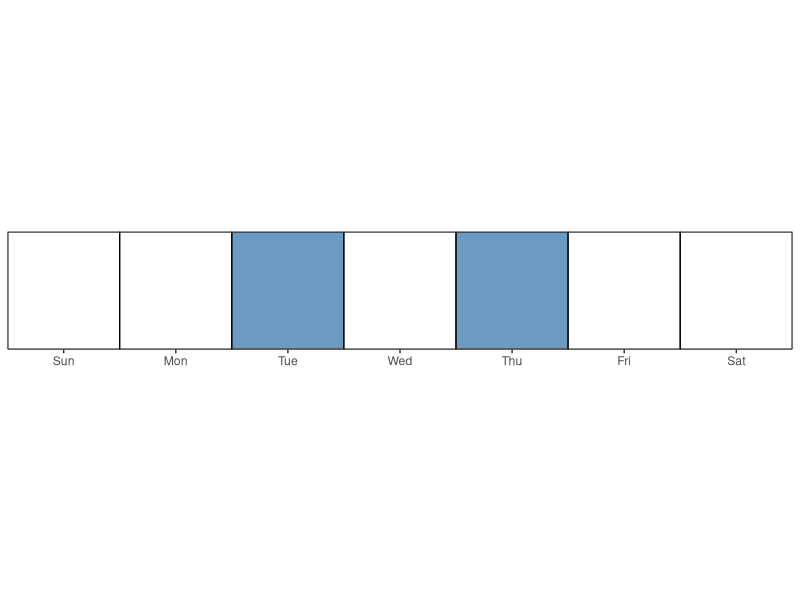
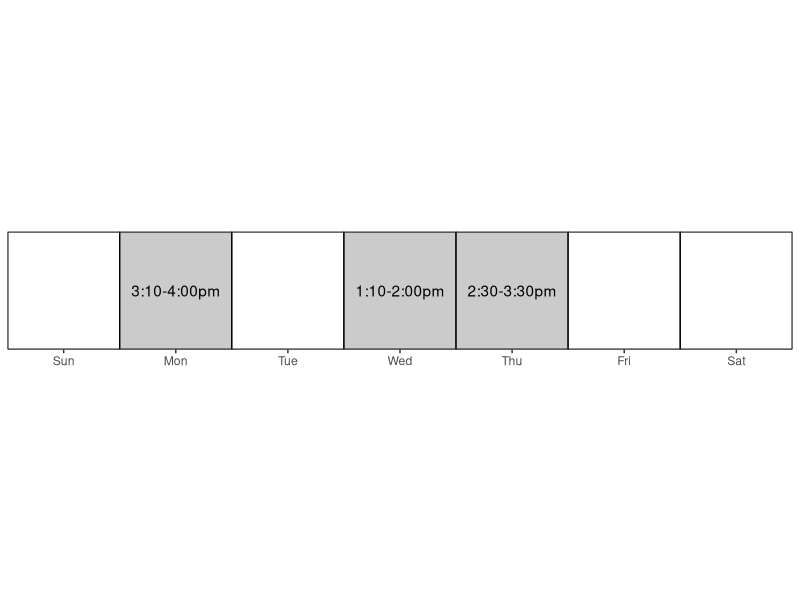
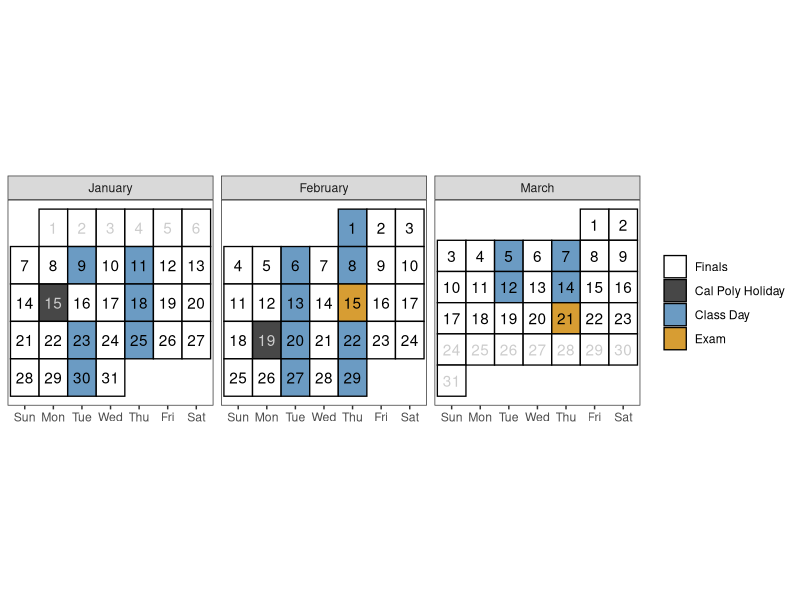

Write R code to recreate these figures, in order.
## ---- chunk 1
#| include: false
library(tidyverse)

# Create a calendar for your syllabus ----
# Source: http://svmiller.com/blog/2020/08/a-ggplot-calendar-for-your-semester/
# Format: YYYYMMDD

# What are the full dates of the semester?
semester_dates <- seq(ymd(20240107), ymd(20240323), by = 1)

# Weekday(s) of class
class_wdays <- c("Tue", "Thu")

# Breaks
not_here_dates <- c(
  ymd("20240115"),
  ymd("20240219")
  # Break
  # seq(ymd(20221017), ymd(20221018), by = 1)
  )

# Dates of Exams
exam_dates <- c(ymd(20240215), 
                ymd(20240321)
                )
finals_week <- seq(ymd(20240318), ymd(20240323), by = 1)

# Custom function for treating the first day of the month as the first week 
# of the month up until the first Sunday 
# (unless Sunday was the start of the month)
wom <- function(date) {
    first <- wday(as.Date(paste(year(date), month(date), 1, sep = "-")))
    return((mday(date) + (first - 2)) %/% 7 + 1)
}

# Create a data frame of dates, assign to Cal
Cal <- tibble(date = seq(ymd(20240101), ymd(20240331), by = 1))  |> 
  mutate(mon      = lubridate::month(date, label = T, abbr = F),
         wkdy     = weekdays(date, abbreviate = T),
         wkdy     = fct_relevel(wkdy, "Sun", "Mon", "Tue", "Wed", "Thu","Fri", "Sat"), # make sure Sunday comes first
         semester = date %in% semester_dates, 
         # project = date %in% project_dates,
         exams    = date %in% exam_dates, # is it an exam?
         not_here = date %in% not_here_dates, # is it a day off?
         exam_wk  = date %in% finals_week,
         day      = lubridate::mday(date), 
         week     = wom(date)
         ) |> 
  mutate(category = case_when(# project ~ "Project",
                              exams ~ "Exam",
                              not_here ~ "Cal Poly Holiday",
                              wkdy %in% class_wdays & !not_here & !exam_wk & date != "2024-01-16" & date %in% semester_dates ~ "Class Day",
                              semester ~ "Finals",
                              TRUE ~ "NA")
         )

class_cal <- Cal |> 
  ggplot(aes(wkdy, week)) +
  theme_bw() +
  theme(aspect.ratio = 1, 
        panel.grid.major.x = element_blank(),
        legend.position = "right",
        legend.title = element_blank(),
        axis.title.y = element_blank(), 
        axis.title.x = element_blank(),
        axis.ticks.y = element_blank(), 
        axis.text.y = element_blank()) +
  geom_tile(alpha = 0.8, 
            aes(fill = category), 
            color="black", 
            linewidth = 0.45
            ) +
  facet_wrap(~ mon, scales = "free", ncol=3) +
  geom_text(aes(label = day, color = semester & (!not_here))) +
  # put your y-axis down, flip it, and reverse it
  scale_y_reverse(breaks = NULL) +
  # manually fill scale colors to something you like...
  scale_color_manual(values = c("FALSE" = "grey80", "TRUE" = "black"), guide = "none") + 
  scale_fill_manual(values=c("Class Day"="steelblue", 
                             "Finals"="white",
                             "Cal Poly Holiday" = "grey10",
                             "NA" = "white", # I like these whited out...
                             "Exam"="orange3"),
                    #... but also suppress a label for a non-class semester day
                    breaks=c("Finals", "Cal Poly Holiday", "Class Day","Exam"))
# class_cal

exam_days <- Cal |> 
  filter(category == "Exam") |> 
  mutate(topic = c("Midterm Exam", 
                   "Final Exam"
                   )
         ) |> 
  rowwise() |> 
  mutate(sem_week = week(date),
         Date = paste(format(date, "%b %e"), sep = ",", collapse = ", "))

class_days <- Cal |> 
  filter(date %in% semester_dates,
         category %in% c("Class Day")
         ) |> 
  mutate(sem_week = week(date)) |> 
  group_by(sem_week) |> 
  # group_by(sem_week) |> 
  summarize(Date = paste(format(date, "%b %e"), sep = ",", collapse = ", ")) |> 
  mutate(topic = c(
    "Introduction to R",
    "Tidy Data + Basics of Graphics",
    "Data Cleaning and Manipulation (dplyr)",
    "Data Transformations + Factors (tidyr + forcats)",
    "Special Data Types (stringr + lubridate)",
    "Version Control (Git/GitHub)",
    "Functions",
    "Functional Programming (purrr)",
    "Simulation",
    "Final Project")) |> 
  # bind_rows(project_days) |> 
  bind_rows(exam_days) |> 
  arrange(sem_week) |> 
  select(Date, Topic = topic)


# Weekday(s) of office hours
officehr_wdays <- c("Mon", "Wed", "Thu")

# Create a data frame of dates, assign to Cal
Cal2 <- tibble(date = seq(ymd(20240107), ymd(20240113), by = 1))  |> 
  mutate(mon      = lubridate::month(date, label = T, abbr = F),
         wkdy     = weekdays(date, abbreviate = T),
         wkdy     = fct_relevel(wkdy, "Sun", "Mon", "Tue", "Wed", "Thu","Fri", "Sat"), # make sure Sunday comes first
         week     = wom(date),
         classday = wkdy %in% class_wdays,
         officehrday = wkdy %in% officehr_wdays,
         officehrtime = c(NA, "3:10-4:00pm", NA, "1:10-2:00pm", "2:30-3:30pm", NA, NA)
  )


classday_cal <- Cal2 |> 
  ggplot(aes(wkdy, week)) +
  theme_bw() +
  theme(aspect.ratio = 0.15, 
        panel.grid.major.x = element_blank(),
        legend.position = "right",
        legend.title = element_blank(),
        axis.title.y = element_blank(), 
        axis.title.x = element_blank(),
        axis.ticks.y = element_blank(), 
        axis.text.y = element_blank()) +
  geom_tile(alpha = 0.8, 
            aes(fill = classday), 
            color="black", 
            linewidth = 0.45,
            show.legend = F
  ) +
  scale_x_discrete(expand = c(0,0)) +
  scale_y_discrete(expand = c(0,0)) +
  scale_fill_manual(values=c("white", "steelblue")
                    )
# classday_cal

officehr_cal <- Cal2 |> 
  ggplot(aes(wkdy, week)) +
  theme_bw() +
  theme(aspect.ratio = 0.15, 
        panel.grid.major.x = element_blank(),
        legend.position = "right",
        legend.title = element_blank(),
        axis.title.y = element_blank(), 
        axis.title.x = element_blank(),
        axis.ticks.y = element_blank(), 
        axis.text.y = element_blank()) +
  geom_tile(alpha = 0.8, 
            aes(fill = officehrday), 
            color="black", 
            linewidth = 0.45,
            show.legend = F
  ) +
  geom_text(aes(label = officehrtime), color = "black") +
  scale_x_discrete(expand = c(0,0)) +
  scale_y_discrete(expand = c(0,0)) +
  scale_fill_manual(values=c("white", "gray")
  )
# officehr_cal

## ---- chunk 2
#| include: false
#| echo: false
#| warning: false
#| message: false
#| fig-width: 7
#| fig-height: 1.5
#| out-width: 75%
#| fig-align: center
#| fig-pos: H
classday_cal
## ---- chunk 3
#| echo: false
#| warning: false
#| message: false
#| fig-width: 7
#| fig-height: 1.5
#| out-width: 90%
#| fig-align: center
#| fig-pos: H
officehr_cal
## ---- chunk 4
#| echo: false
#| eval: true
#| warning: false
#| fig-width: 8
#| fig-height: 3.5
#| fig-pos: 'h'
#| fig-cap: "Note: Tuesday, January 16th will follow a Monday class schedule."
class_cal
## ---- chunk 5
#| echo: false
#| eval: true
#| fig-pos: 'h'
class_days |> 
kableExtra::kable(caption = "Tentative schedule of class topics and important due dates", format = "simple")
